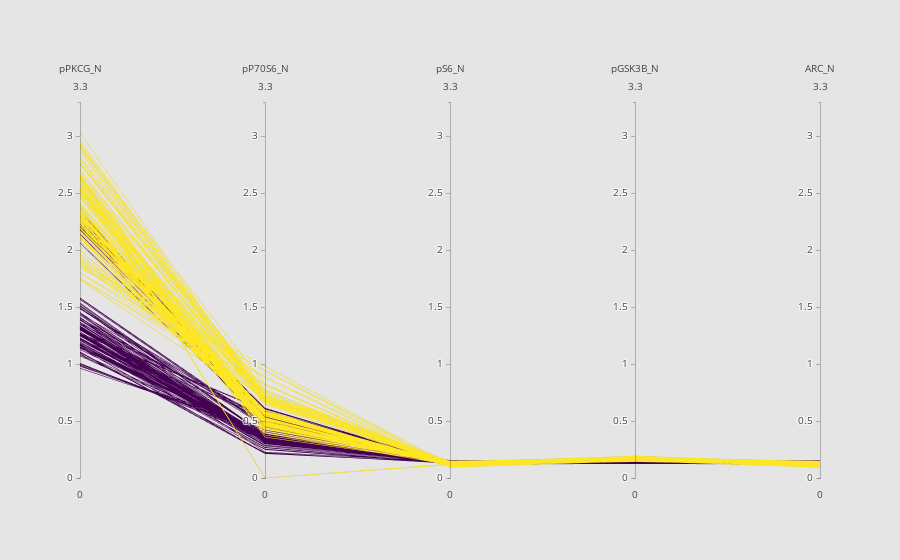

The code cell stored with this chart in its notebook:
### Code cell
"""
Created on Sat May 11 14:28:18 2019

#Mahpara Hyder Chowdhury
#Maryam Assaedi
#Mst. Mahfuja Akter

"""

#a

import pandas as pd  
import numpy as np
import plotly.plotly as py
import plotly.graph_objs as go
import matplotlib.pyplot as plt

from plotly.offline import download_plotlyjs, init_notebook_mode, plot, iplot 

init_notebook_mode(connected=True) 

import cufflinks as cf  
cf.go_offline() 



df = pd.read_excel("Data_Cortex_Nuclear.xls")
#df.mean()
df2 = df.fillna(0)


col_names = list(df2) # get column names from existing dataframe
groups = df2.groupby('class') # creates a new object of groups of data
output_df = pd.DataFrame(columns = col_names)


df3 = df2[df2.loc[:, 'class'].isin(df[df['class'] == 'c-SC-s']['class'])]
df3 = df3.append(df2[df2.loc[:, 'class'].isin(df[df['class'] == 't-SC-s']['class'])])



df3['class'].replace(['c-SC-s','t-SC-s'],[1,2], inplace = True)
finaldf = df3[['pPKCG_N', 'pP70S6_N', 'pS6_N', 'pGSK3B_N', 'ARC_N', 'class']]


data = [
    go.Parcoords(
        line = dict(color = finaldf['class']),
        dimensions = list([
            dict(range = [0,3.3],
                label = 'pPKCG_N', values = finaldf['pPKCG_N']),
            dict(range = [0,3.3],
                label = 'pP70S6_N', values = finaldf['pP70S6_N']),
            dict(range = [0,3.3],
                label = 'pS6_N', values = finaldf['pS6_N']),
            dict(range = [0,3.3],
                label = 'pGSK3B_N', values = finaldf['pGSK3B_N']),
            dict(range = [0,3.3],
                label = 'ARC_N', values = finaldf['ARC_N'])
        ])
    )
]

layout = go.Layout(
    plot_bgcolor = '#E5E5E5',
    paper_bgcolor = '#E5E5E5'
)

fig = go.Figure(data = data, layout = layout)
iplot(fig)

### Figure 1 — Plotly figure (JSON) as saved in the notebook; plotly's stock layout.template omitted (floating-point values rounded to 4 significant figures; data arrays with more than 128 entries replaced by an {"elided": "..."} marker saying what was removed)
{"data": [{"dimensions": [{"label": "pPKCG_N", "range": [0, 3.3], "values": {"elided": "270 float values"}}, {"label": "pP70S6_N", "range": [0, 3.3], "values": {"elided": "270 float values"}}, {"label": "pS6_N", "range": [0, 3.3], "values": {"elided": "270 float values"}}, {"label": "pGSK3B_N", "range": [0, 3.3], "values": {"elided": "270 float values"}}, {"label": "ARC_N", "range": [0, 3.3], "values": {"elided": "270 float values"}}], "line": {"color": {"elided": "270 int values"}}, "type": "parcoords", "uid": "3f196fba-aea5-433d-9eb2-1c9dca225f6c"}], "layout": {"paper_bgcolor": "#E5E5E5", "plot_bgcolor": "#E5E5E5"}}
